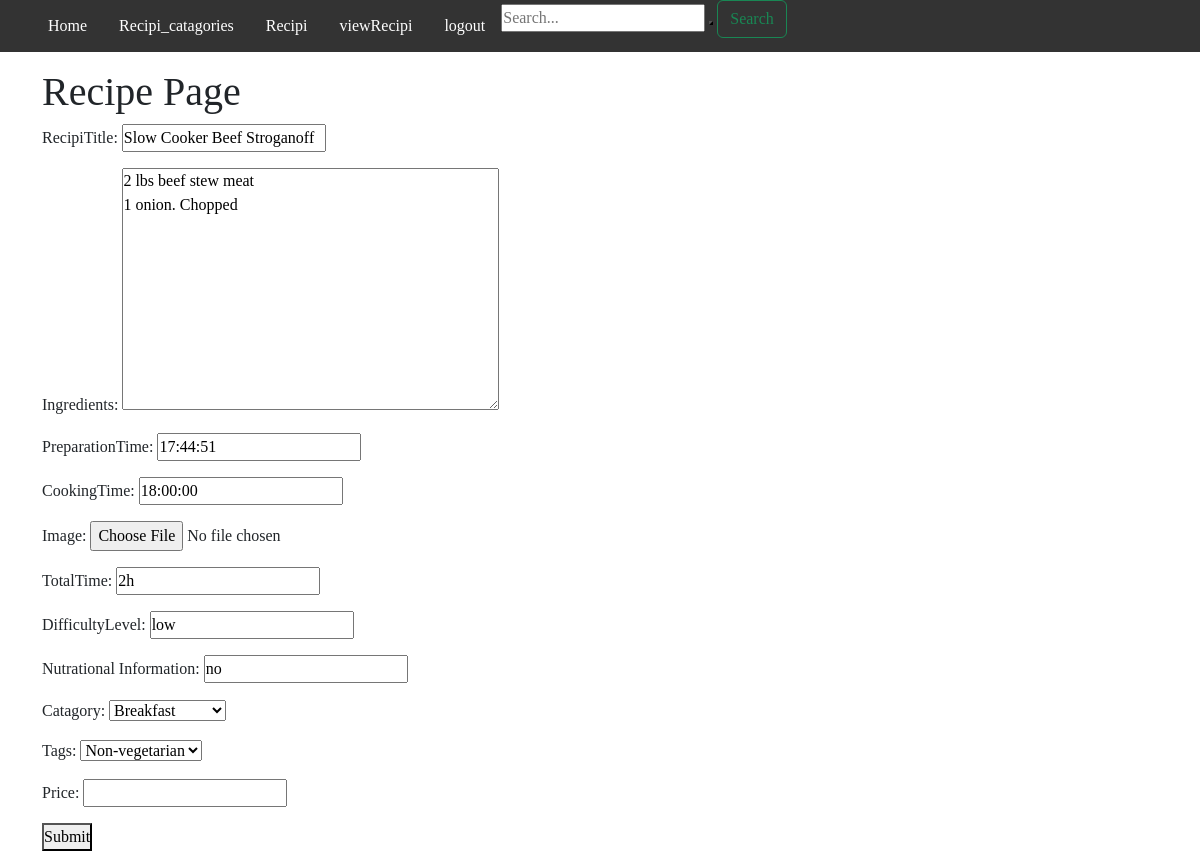
The page /editRecipi/2 on the database its author committed.
### myApp/models.py (models this page shows)
class RecipiModel(models.Model):
    Tags = [
        ('vegetarian','Vegetarian'),
        ('non-vegetarian','Non-vegetarian'),
    ]
    RecipiTitle=models.CharField(max_length=100,null=True)
    Ingredients=models.TextField(max_length=100,null=True)
    PreparationTime=models.TimeField(null=True)
    CookingTime=models.TimeField(max_length=100,null=True)
    Image=models.ImageField(upload_to="media/recipi_pic",null=True)
    TotalTime=models.CharField(max_length=100,null=True)
    DifficultyLevel=models.CharField(max_length=100,null=True)
    Nutrational_Information=models.CharField(max_length=100,null=True)
    catagory=models.ForeignKey(Recipi_catagoriesModel, on_delete=models.CASCADE,null=True)
    tags=models.CharField(choices=Tags,null=True,max_length=120)
    price=models.IntegerField(null=True)

### myApp/views.py (the view)
# urls.py: path('editRecipi/<str:id>', editRecipi,name="editRecipi"),
def editRecipi(request, id):
    obj=RecipiModel.objects.get(id=id)
    if request.method == 'POST':
        form = RecipiForm(request.POST, instance=obj)
        if form.is_valid():
            form.save()
            return redirect("viewRecipi")
    else:
        form = RecipiForm(instance=obj)
    return render(request, 'EditRecipi.html', {'form': form})

### myApp/forms.py
class RecipiForm(forms.ModelForm):
    class Meta:
        model=RecipiModel
        fields=('__all__')

### myApp/models.py (called while the page is built)
     def __str__(self) -> str:
        return self.Catagoriy

### template/editRecipi.html (shortened to what this page needs)
{% extends 'homePage.html'  %}
{% block content %}
<!DOCTYPE html>
<html>
<head>
    <link href="https://cdn.jsdelivr.net/npm/bootstrap@5.3.2/dist/css/bootstrap.min.css" rel="stylesheet">
</head>
<body>
<div class="container">
    <h1>Recipe Page</h1>
    <form action="" method="POST" enctype="multipart/form-data">
        {{form.as_p}}
        <button type="submit">Submit</button>
    </form>
</div>
</body>
</html>
{% endblock %}

### template/homePage.html (shortened to what this page needs)
<!DOCTYPE html>
<html>
<head>
</head>
<body>
    {% include 'navbar.html' %}
    {% block content %}{% endblock %}
</body>
</html>

### template/navbar.html (shortened to what this page needs)
<ul>
    <li><a class="active" href="#home">Home</a></li>
    <li><a href="{% url 'Recipi_catagories' %}">Recipi_catagories</a></li>
    <li><a href="{% url 'Recipi' %}">Recipi</a></li>
    <li><a href="{% url 'viewRecipi' %}">viewRecipi</a></li>
    <li><a href="{% url 'logoutPage' %}">logout</a></li>
    <li class="search">
      <form class="search-form" method="get" action="{% url 'search_results' %}">
          <input type="text" name="query" placeholder="Search...">
          <button type="submit"></button>
          <button class="btn btn-outline-success" type="submit">Search</button>
      </form>
  </ul>

### template/homePage.html (style rules this page uses)
* { margin:0; padding:0; box-sizing:border-box; font-family:'Playfair Display', serif; }
body { background:url(https://images.unsplash.com/photo-1495195129352-aeb325a55b65?ixid=MnwxMjA3fDB8MHxwaG90by1wYWdlfHx8fGVufDB8fHx8&ixlib=rb-1.2.1&auto=format&fit=crop&w=1776&q=80); background-size:cover; background-position:right; background-attachment:fixed; }
ul { list-style-type: none; margin: 0; padding: 0; overflow: hidden; background-color: #333; }
li { float: left; }
li a { display: block; color: white; text-align: center; padding: 14px 16px; text-decoration: none; }

### template/editRecipi.html (style rules this page uses)
* { margin:0; padding:0; box-sizing:border-box; font-family:'Playfair Display', serif; }
body { background:url(https://images.unsplash.com/photo-1495195129352-aeb325a55b65?ixid=MnwxMjA3fDB8MHxwaG90by1wYWdlfHx8fGVufDB8fHx8&ixlib=rb-1.2.1&auto=format&fit=crop&w=1776&q=80); background-size:cover; background-position:right; background-attachment:fixed; }

### rows shown on the page
RecipiModel: RecipiTitle "Slow Cooker Beef Stroganoff", Ingredients "2 lbs beef stew meat 1 onion. Chopped", PreparationTime "17:44:51", CookingTime "18:00:00", TotalTime "2h", DifficultyLevel "low", Nutrational_Information "no", catagory "Breakfast", tags "Non-vegetarian"
